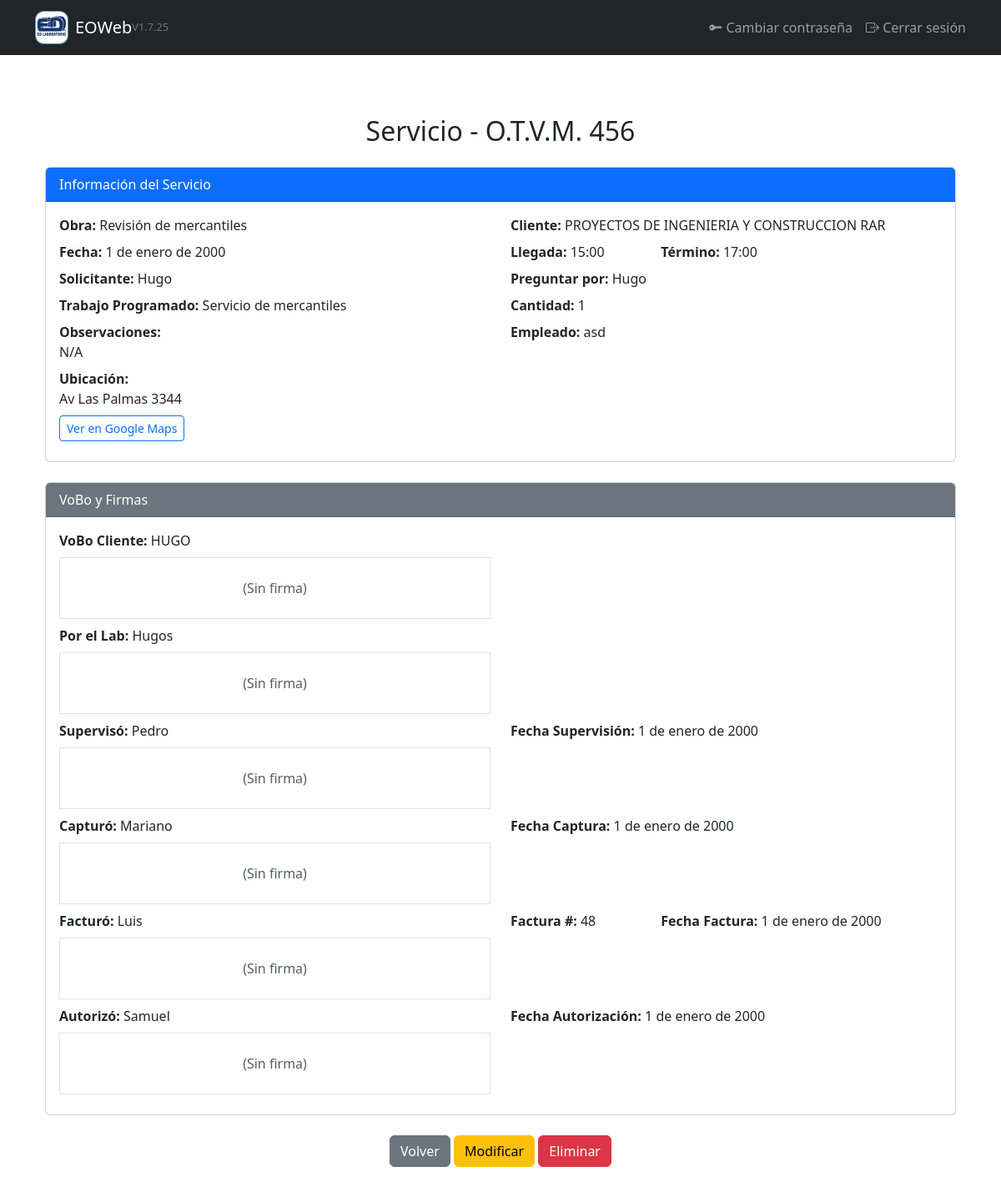
Page /servicios/detalle/3/ (signed in) on the earlier database version.
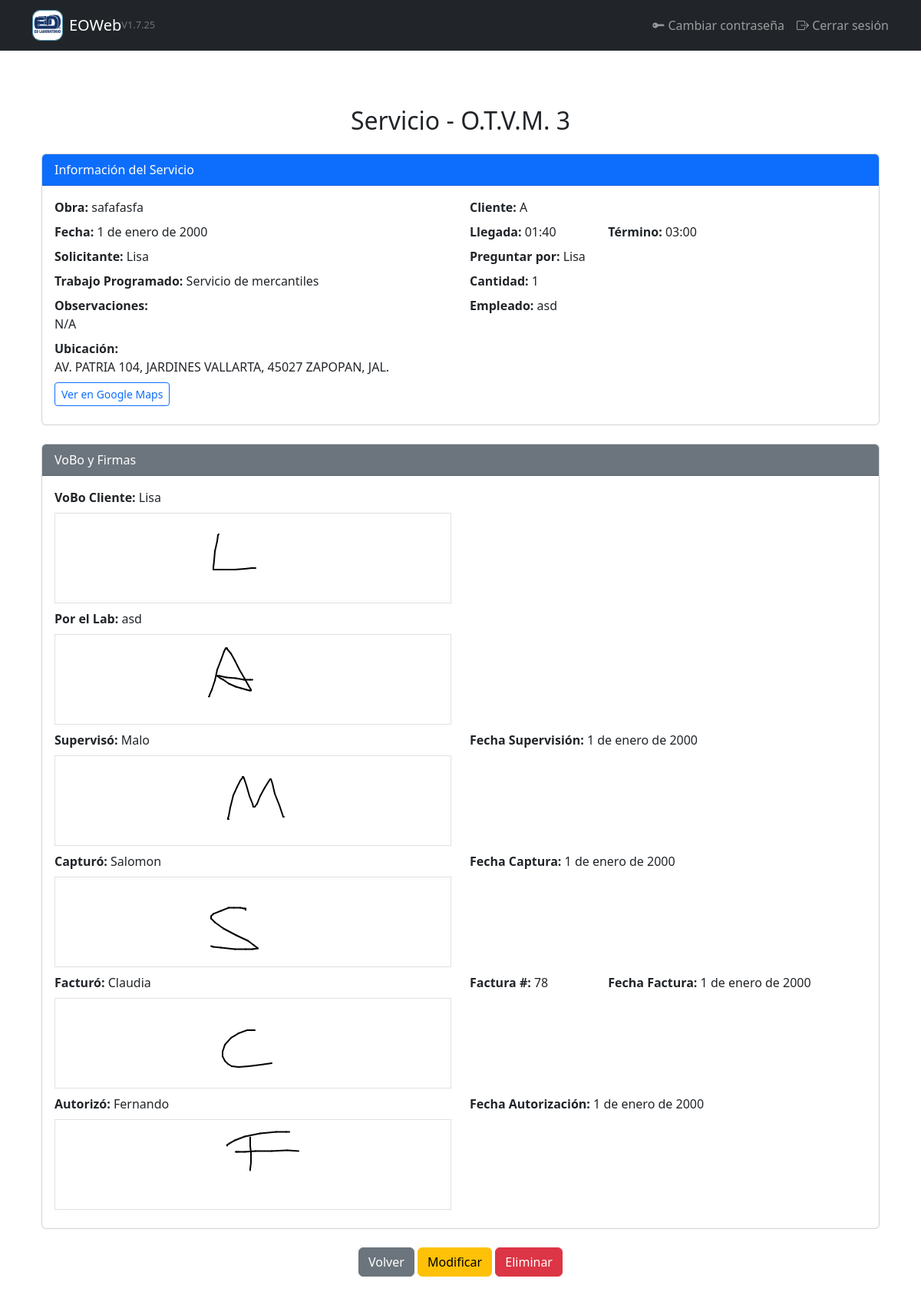
Same page on the later database version.
### gestion/models.py (models this page shows, shortened)
class Servicio(models.Model):
    obra = models.ForeignKey(Obra, on_delete=models.CASCADE, related_name='servicios')
    fecha = models.DateField()
    otvm = models.PositiveIntegerField("O.T.V.M.",editable=False)
    llegada = models.TimeField("Llegada a las")
    termino = models.TimeField("Término de los trabajos a las")
    solicitante = models.CharField("Solicitó el servicio", max_length=100)
    preguntar_por = models.CharField("Preguntar por", max_length=100)
    trabajo_realizado = models.ForeignKey(TrabajoRealizado, on_delete=models.SET_NULL, null=True,verbose_name="Trabajo programado")
    cantidad = models.IntegerField()
    observaciones = models.TextField(blank=True)
    clave_cliente = models.CharField("Clave Cliente", max_length=100)  # se puede llenar desde obra.cliente.clave
    localizacion = models.CharField("Localización", max_length=150) # se puede llenar desde obra.localizacion
    vobo_cliente_nombre = models.CharField(max_length=100)
    vobo_cliente_firma = models.ImageField(upload_to="firmas/", blank=True, null=True)
    lab_nombre = models.CharField(max_length=100)
    lab_firma = models.ImageField(upload_to="firmas/", blank=True, null=True)
    superviso_nombre = models.CharField(max_length=100, blank=True, null=True)
    superviso_firma = models.ImageField(upload_to='firmas/', null=True, blank=True)
    superviso_fecha = models.DateField()
    capturo_nombre = models.CharField(max_length=100)
    capturo_firma = models.ImageField(upload_to='firmas/', null=True, blank=True)
    capturo_fecha = models.DateField()
    facturo_nombre = models.CharField(max_length=100)
    facturo_firma = models.ImageField(upload_to='firmas/', null=True, blank=True)
    factura_numero = models.CharField(max_length=20, blank=True)
    facturo_fecha = models.DateField()
    autorizo_nombre = models.CharField(max_length=100)
    autorizo_firma = models.ImageField(upload_to='firmas/', null=True, blank=True)
    autorizo_fecha = models.DateField()
    empleado_asignado = models.ForeignKey(
        User,
        on_delete=models.SET_NULL,
        null=True,
        blank=True,
        related_name='servicios_asignados'
    )

class Obra(models.Model):
    cliente = models.ForeignKey(Cliente, on_delete=models.CASCADE, related_name='obras')
    clave_obra = models.CharField("Clave Obra", max_length=20)
    nombre = models.CharField("Nombre de la Obra", max_length=150)
    atencion_a = models.CharField("Atención a", max_length=255, blank=True)
    localizacion = models.CharField("Localización", max_length=150, blank=True)

class Cliente(models.Model):
    clave = models.CharField(max_length=100, unique=True, null=True, blank=True)
    nombre = models.CharField("Nombre", max_length=255)
    calle = models.CharField("Calle", max_length=100, blank=True, null=True)
    numero_exterior = models.CharField("Número exterior", max_length=5, blank=True, null=True)
    numero_interior = models.CharField("Número interior", max_length=5, blank=True, null=True)
    colonia = models.CharField("Colonia", max_length=100)
    codigo_postal = models.CharField("Código Postal", max_length=10, blank=True)
    ciudad = models.CharField("Ciudad", max_length=100)
    telefono = models.CharField("Teléfono 1", max_length=10, blank=True)
    extension = models.CharField("Extensión", max_length=3, blank=True, null=True)
    telefono2 = models.CharField("Teléfono 2", max_length=10, blank=True, null=True)
    movil = models.CharField("Móvil", max_length=10, blank=True, null=True)
    atencion_a = models.CharField("Atención a", max_length=255, blank=True)
    obra = models.CharField("Obra", max_length=150)
    localizacion = models.CharField("Localización", max_length=150, blank=True)
    correo = models.EmailField("Correo", blank=True)

class TrabajoRealizado(models.Model):
    nombre = models.CharField("Trabajo realizado", max_length=100, unique=True)

### gestion/views.py (the view)
# urls.py: path('servicios/detalle/<int:servicio_id>/', views.detalle_servicio, name='detalle_servicio'),
@login_required
def detalle_servicio(request, servicio_id):
    servicio = get_object_or_404(Servicio, id=servicio_id)
    return render(request, "gestion/detalle_servicio.html", {
        "servicio": servicio
    })

### gestion/templates/gestion/detalle_servicio.html (shortened to what this page needs)
{% extends "gestion/base.html" %}
{% block content %}
<div class="container mt-5">
  <h2 class="mb-4 text-center">Servicio - O.T.V.M. {{ servicio.otvm }}</h2>
  <div class="card mb-4">
    <div class="card-header bg-primary text-white">Información del Servicio</div>
    <div class="card-body">
      <div class="row mb-2">
        <div class="col-md-6"><strong>Obra:</strong> {{ servicio.obra.nombre }}</div>
        <div class="col-md-6"><strong>Cliente:</strong> {{ servicio.obra.cliente.nombre }}</div>
      </div>
      <div class="row mb-2">
        <div class="col-md-6"><strong>Fecha:</strong> {{ servicio.fecha }}</div>
        <div class="col-md-2"><strong>Llegada:</strong> {{ servicio.llegada }}</div>
        <div class="col-md-4"><strong>Término:</strong> {{ servicio.termino }}</div>
      </div>
      <div class="row mb-2">
        <div class="col-md-6"><strong>Solicitante:</strong> {{ servicio.solicitante }}</div>
        <div class="col-md-6"><strong>Preguntar por:</strong> {{ servicio.preguntar_por }}</div>
      </div>
      <div class="row mb-2">
        <div class="col-md-6"><strong>Trabajo Programado:</strong> {{ servicio.trabajo_realizado.nombre }}</div>
        <div class="col-md-6"><strong>Cantidad:</strong> {{ servicio.cantidad }}</div>
      </div>
      <div class="row mb-2">
        <div class="col-md-6">
          <strong>Observaciones:</strong><br>
          {{ servicio.observaciones|linebreaksbr }}
        </div>
        <div class="col-md-6">
          <strong>Empleado:</strong>
          {{ servicio.empleado_asignado.username }}
        </div>
      </div>
      <div class="row mb-2">
        <div class="col-md-12">
          <strong>Ubicación:</strong><br>
            {{ servicio.obra.localizacion|default:"Sin dirección registrada" }}
          <br>
          <a href="https://www.google.com/maps/search/?api=1&query={{ servicio.obra.localizacion|urlencode }}"
            target="_blank"
            class="btn btn-sm btn-outline-primary mt-2">
            Ver en Google Maps
          </a>
        </div>
      </div>
    </div>
  </div>
  <div class="card mb-4">
    <div class="card-header bg-secondary text-white">VoBo y Firmas</div>
    <div class="card-body">
      <div class="row mb-2">
        <div class="col-md-6">
          <strong>VoBo Cliente:</strong> {{ servicio.vobo_cliente_nombre }}
          {% if servicio.vobo_cliente_firma %}
            <div class="border mt-2 p-2 text-center">
              <img src="{{ servicio.vobo_cliente_firma.url }}" alt="Firma VoBo Cliente" style="max-height: 100px;">
            </div>
          {% else %}
            <div class="border mt-2 p-4 text-center text-muted">(Sin firma)</div>
          {% endif %}
        </div>
      </div>
      <div class="row mb-2">
        <div class="col-md-6">
          <strong>Por el Lab:</strong> {{ servicio.lab_nombre }}
          {% if servicio.lab_firma %}
            <div class="border mt-2 p-2 text-center">
              <img src="{{ servicio.lab_firma.url }}" alt="Firma Lab" style="max-height: 100px;">
            </div>
          {% else %}
            <div class="border mt-2 p-4 text-center text-muted">(Sin firma)</div>
          {% endif %}
        </div>
      </div>
      <div class="row mb-2">
        <div class="col-md-6">
          <strong>Supervisó:</strong> {{ servicio.superviso_nombre }}
          {% if servicio.superviso_firma %}
            <div class="border mt-2 p-2 text-center">
              <img src="{{ servicio.superviso_firma.url }}" alt="Firma Supervisó" style="max-height: 100px;">
            </div>
          {% else %}
            <div class="border mt-2 p-4 text-center text-muted">(Sin firma)</div>
          {% endif %}
        </div>
        <div class="col-md-6"><strong>Fecha Supervisión:</strong> {{ servicio.superviso_fecha }}</div>
      </div>
      <div class="row mb-2">
        <div class="col-md-6">
          <strong>Capturó:</strong> {{ servicio.capturo_nombre }}
          {% if servicio.capturo_firma %}
            <div class="border mt-2 p-2 text-center">
              <img src="{{ servicio.capturo_firma.url }}" alt="Firma Capturó" style="max-height: 100px;">
            </div>
          {% else %}
            <div class="border mt-2 p-4 text-center text-muted">(Sin firma)</div>
          {% endif %}
        </div>
        <div class="col-md-6"><strong>Fecha Captura:</strong> {{ servicio.capturo_fecha }}</div>
      </div>
      <div class="row mb-2">
        <div class="col-md-6">
          <strong>Facturó:</strong> {{ servicio.facturo_nombre }}
          {% if servicio.facturo_firma %}
            <div class="border mt-2 p-2 text-center">
              <img src="{{ servicio.facturo_firma.url }}" alt="Firma Facturó" style="max-height: 100px;">
            </div>
          {% else %}
            <div class="border mt-2 p-4 text-center text-muted">(Sin firma)</div>
          {% endif %}
        </div>
        <div class="col-md-2"><strong>Factura #:</strong> {{ servicio.factura_numero }}</div>
        <div class="col-md-4"><strong>Fecha Factura:</strong> {{ servicio.facturo_fecha }}</div>
      </div>
      <div class="row mb-2">
        <div class="col-md-6">
          <strong>Autorizó:</strong> {{ servicio.autorizo_nombre }}
          {% if servicio.autorizo_firma %}
            <div class="border mt-2 p-2 text-center">
              <img src="{{ servicio.autorizo_firma.url }}" alt="Firma Autorizó" style="max-height: 100px;">
            </div>
          {% else %}
            <div class="border mt-2 p-4 text-center text-muted">(Sin firma)</div>
          {% endif %}
        </div>
        <div class="col-md-6"><strong>Fecha Autorización:</strong> {{ servicio.autorizo_fecha }}</div>
      </div>
    </div>
  </div>
  <div class="text-center">
    <a href="{% url 'ver_servicios' servicio.obra.id %}" class="btn btn-secondary">Volver</a>
    <a href="{% url 'modificar_servicio' servicio.id %}" class="btn btn-warning">Modificar</a>
    <form action="{% url 'eliminar_servicio' servicio.id %}" method="post" style="display: inline;">
      <button type="submit" class="btn btn-danger" onclick="return confirm('¿Estás seguro de eliminar este servicio?')">Eliminar</button>
    </form>
  </div>
</div>
{% endblock %}

### gestion/templates/gestion/base.html (shortened to what this page needs)
{% load static %}
<!DOCTYPE html>
<html lang="es">
<head>
    <link href="https://cdn.jsdelivr.net/npm/bootstrap@5.3.3/dist/css/bootstrap.min.css" rel="stylesheet">
    <link rel="stylesheet" href="{% static 'gestion/css/styles.css' %}">
    <link rel="stylesheet" href="{% static 'gestion/css/forms.css' %}">
    <link rel="stylesheet" href="https://cdn.jsdelivr.net/npm/bootstrap-icons@1.10.5/font/bootstrap-icons.css">
</head>
<body class="d-flex flex-column min-vh-100">
     {% if request.user.is_authenticated %}
    <nav class="navbar navbar-expand-lg navbar-dark bg-dark">
      <div class="container">
        <a class="navbar-brand d-flex align-items-center" href="{% url 'inicio' %}">
          <img src="{% static 'gestion/img/eoweb_nuevo_logo.jpg' %}" alt="Logo" width="40" height="40" class="me-2" style="border: 1px solid #4f99b7; border-radius:10px;">
          EOWeb <span class="text-secondary" style="font-size: 0.8rem;"> V1.7.25</span>
        </a>
        <div class="collapse navbar-collapse" id="navbarNav">
          <ul class="navbar-nav ms-auto">
            {% if request.user.is_authenticated and not request.resolver_match.url_name == 'login' %}
              <li class="nav-item me-3">
                <a href="{% url 'password_change' %}" class="btn btn-link nav-link" style="padding: 0; border: none; background: none;">
                  <i class="bi bi-key-fill"></i> Cambiar contraseña
                </a>
              </li>
              <li class="nav-item">
                <form action="{% url 'logout' %}" method="post" class="d-inline">
                  <button type="submit" class="btn btn-link nav-link" style="padding: 0; border: none; background: none;">
                    <i class="bi bi-box-arrow-right"></i> Cerrar sesión
                  </button>
                </form>
              </li>
            {% endif %}
          </ul>
        </div>
      </div>
    </nav>
    {% endif %}
    <main class="container my-4">
      {% block content %}{% endblock %}
    </main>
</body>
</html>

Differences in the rows shown:
changed Servicio "asd": otvm "456" → "3"; obra.nombre "Revisión de mercantiles" → "safafasfa"; obra.cliente.nombre "PROYECTOS DE INGENIERIA Y CONSTRUCCION RAR" → "A"; llegada "15:00" → "01:40"; termino "17:00" → "03:00"; solicitante "Hugo" → "Lisa"; preguntar_por "Hugo" → "Lisa"; obra.localizacion "Av Las Palmas 3344" → "AV. PATRIA 104, JARDINES VALLARTA, 45027 ZAPOPAN, JAL."; vobo_cliente_nombre "HUGO" → "Lisa"; vobo_cliente_firma: picture added; lab_nombre "Hugos" → "asd"; lab_firma: picture added; superviso_nombre "Pedro" → "Malo"; superviso_firma: picture added; capturo_nombre "Mariano" → "Salomon"; capturo_firma: picture added; facturo_nombre "Luis" → "Claudia"; facturo_firma: picture added; factura_numero "48" → "78"; autorizo_nombre "Samuel" → "Fernando"; autorizo_firma: picture added
Other differences:
text no longer shown: "(Sin firma) (Sin firma) (Sin firma) (Sin firma) (Sin firma) (Sin firma)"
